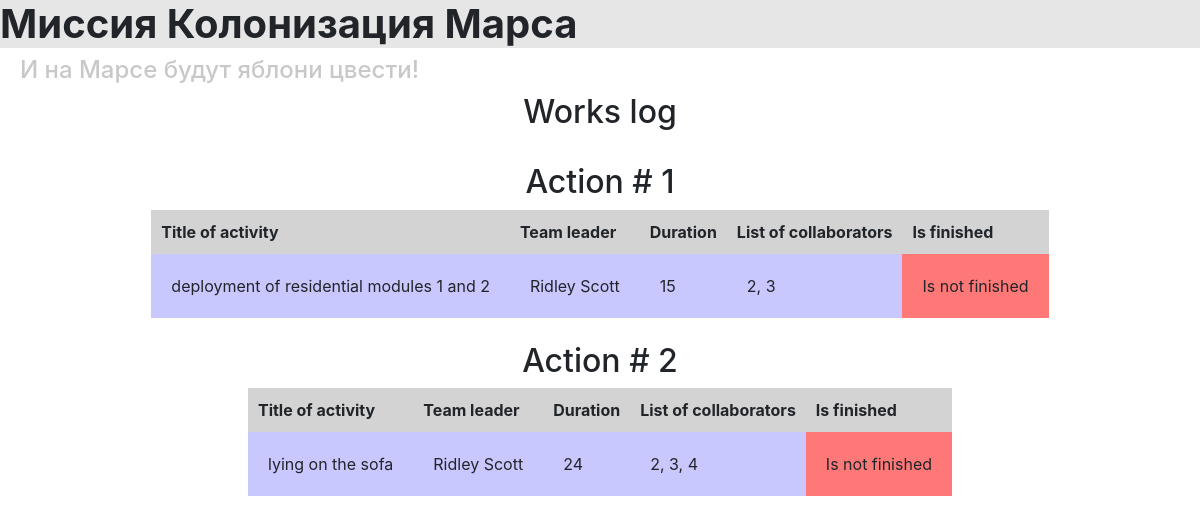
Screenshot of /table with the database file from the repository.
### data/jobs.py (models this page shows, shortened)
class Jobs(SqlAlchemyBase):
    __tablename__ = 'jobs'
    id = sqlalchemy.Column(sqlalchemy.Integer,
                           primary_key=True, autoincrement=True)
    team_leader = sqlalchemy.Column(sqlalchemy.Integer, sqlalchemy.ForeignKey("users.id"))   #
    job = sqlalchemy.Column(sqlalchemy.String, nullable=True)
    about = sqlalchemy.Column(sqlalchemy.String, nullable=True)
    work_size = sqlalchemy.Column(sqlalchemy.Integer, nullable=True)
    collaborators = sqlalchemy.Column(sqlalchemy.String, nullable=True)
    start_date = sqlalchemy.Column(sqlalchemy.DateTime, default=datetime.datetime.now, nullable=True)
    end_date = sqlalchemy.Column(sqlalchemy.DateTime, nullable=True)
    is_finished = sqlalchemy.Column(sqlalchemy.Boolean, default=False, nullable=True)
    team_leader_as_object = orm.relationship('User')

### data/users.py (models this page shows, shortened)
class User(SqlAlchemyBase):
    __tablename__ = 'users'
    id = sqlalchemy.Column(sqlalchemy.Integer, primary_key=True, autoincrement=True)
    surname = sqlalchemy.Column(sqlalchemy.String, nullable=True)
    name = sqlalchemy.Column(sqlalchemy.String, nullable=True)
    age = sqlalchemy.Column(sqlalchemy.Integer, nullable=True)
    position = sqlalchemy.Column(sqlalchemy.String, nullable=True)
    speciality = sqlalchemy.Column(sqlalchemy.String, nullable=True)
    address = sqlalchemy.Column(sqlalchemy.String, nullable=True)
    email = sqlalchemy.Column(sqlalchemy.String, index=True, unique=True, nullable=True)
    hashed_password = sqlalchemy.Column(sqlalchemy.String, nullable=True)
    modified_date = sqlalchemy.Column(sqlalchemy.DateTime, default=datetime.datetime.now)

### main.py (the view)
@app.route('/table')
def table():
    jobs_and_leaders = [(job, db_sess.query(User).filter(User.id == int(job.team_leader)).first())
                        for job in db_sess.query(Jobs).all()]
    return render_template('table.html', jobs_and_leaders=jobs_and_leaders)

### templates/table.html
{% extends "base.html" %}
{% block content %}
<h2>Works log</h2>
<br>
{% for job, team_leader in jobs_and_leaders %}
  <h2 style="text-align: center">Action # {{ loop.index }}</h2>
  <table class="my-table">
    <thead>
      <tr>
        <th>Title of activity</th>
        <th>Team leader</th>
        <th>Duration</th>
        <th>List of collaborators</th>
        <th>Is finished</th>
      </tr>
    </thead>
    <tbody>
      <tr>
        <td>{{ job.job }}</td>
        <td>{{ team_leader.name }} {{ team_leader.surname }}</td>
        <td>{{ job.work_size }}</td>
        <td>{{ job.collaborators }}</td>
        {% if job.is_finished == True %}
          <td style="background-color: rgb(255, 120, 120);">Is finished</td>
        {% else %}
          <td style="background-color: rgb(255, 120, 120);">Is not finished</td>
        {% endif %}
      </tr>
    </tbody>
  </table>
  <br>
{% endfor %}
{% endblock %}

### templates/base.html (shortened to what this page needs)
<!doctype html>
<html lang="en">
<head>
    <link rel="stylesheet"
          href="https://stackpath.bootstrapcdn.com/bootstrap/4.4.1/css/bootstrap.min.css"
>
    <link rel="stylesheet" href="{{ url_for('static', filename='style.css') }}">
</head>
<body>
<header>
    <h1 style="background-color: rgb(230, 230, 230)"><strong>Миссия Колонизация Марса</strong></h1>
    <h4 style="color: rgb(200, 200, 200)">И на Марсе будут яблони цвести!</h4>
</header>
<main role="main" class="container">
    {% block content %}{% endblock %}
</main>
</body>
</html>

### static/style.css (style rules this page uses)
h4 { color: gray; padding-left: 20px; }
h2 { text-align: center }
.my-table { border-collapse: collapse; margin: auto }
.my-table th { padding: 10px; background-color: lightgray }
.my-table td { padding: 20px; background-color: rgb(200, 200, 255) }

### rows the page displays
Jobs: job "deployment of residential modules 1 and 2", name "Ridley", surname "Scott", work_size "15", collaborators "2, 3", is_finished "Is not finished"
Jobs: job "lying on the sofa", name "Ridley", surname "Scott", work_size "24", collaborators "2, 3, 4", is_finished "Is not finished"
